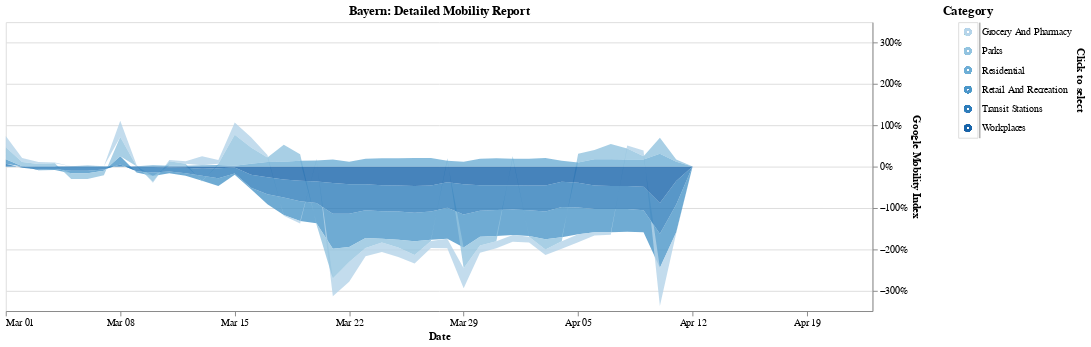

Notebook cell for this chart:
### Code cell
plot_activity_details(
    df=plot_df,
    state="Bayern",
    x_var="Meldedatum",
    x_title="Date",
    activity_cols=list(percentage_change_cols_mapper.values()),
    max_activity=max_activity,
)

### Figure 1 — Vega-Lite specification as saved in the notebook (floating-point values rounded to 4 significant figures)
{"config": {"view": {"continuousWidth": 400, "continuousHeight": 300}, "axis": {"grid": true}}, "hconcat": [{"mark": "area", "encoding": {"color": {"condition": {"type": "nominal", "field": "Mobility Category", "legend": null, "scale": {"scheme": "blues"}, "selection": "selector002"}, "value": "lightgray"}, "opacity": {"value": 0.8}, "x": {"type": "temporal", "axis": {"format": "%b %d", "grid": false, "offset": 0, "title": "Date", "values": ["2020-03-01", "2020-03-08", "2020-03-15", "2020-03-22", "2020-03-29", "2020-04-05", "2020-04-12", "2020-04-19"]}, "field": "Meldedatum"}, "y": {"type": "quantitative", "axis": {"format": "%", "orient": "right"}, "field": "Google Mobility Index", "scale": {"domain": [-3.5, 3.5]}}}, "height": 300, "title": "Bayern: Detailed Mobility Report", "transform": [{"fold": ["Retail And Recreation", "Grocery And Pharmacy", "Parks", "Transit Stations", "Workplaces", "Residential"], "as": ["Mobility Category", "mobility_change_percent"]}, {"calculate": "datum.mobility_change_percent / 100", "as": "Google Mobility Index"}], "width": 900}, {"mark": "point", "encoding": {"color": {"condition": {"type": "nominal", "field": "Mobility Category", "legend": null, "scale": {"scheme": "blues"}, "selection": "selector002"}, "value": "lightgray"}, "y": {"type": "nominal", "axis": {"grid": false, "offset": 2, "orient": "right", "ticks": false}, "field": "Mobility Category", "title": "Click to select"}}, "selection": {"selector002": {"type": "multi", "fields": ["Mobility Category"]}}, "title": "Category", "transform": [{"fold": ["Retail And Recreation", "Grocery And Pharmacy", "Parks", "Transit Stations", "Workplaces", "Residential"], "as": ["Mobility Category", "mobility_change_percent"]}, {"calculate": "datum.mobility_change_percent / 100", "as": "Google Mobility Index"}]}], "data": {"name": "data-3b299621e9eb2bd489d57e9fe68d91a5"}, "$schema": "https://vega.github.io/schema/vega-lite/v4.0.2.json", "datasets": {"data-3b299621e9eb2bd489d57e9fe68d91a5": [{"Bundesland": "Bayern", "Meldedatum": "2020-03-01T00:00:00", "Neuinfektionen": 3.0, "infections_cumulative": 25.0, "date_50_cases": "2020-03-05T00:00:00", "days_since_50_cases": -4.0, "Maßnahmen": null, "absolute_growth": 3.0, "cases_logratio": 0.1278, "num_measures": 0.0, "Retail And Recreation": 11.0, "Grocery And Pharmacy": 27.0, "Parks": 29.0, "Transit Stations": 6.0, "Workplaces": 1.0, "Residential": -1.0, "total_activity": 0.73}, {"Bundesland": "Bayern", "Meldedatum": "2020-03-02T00:00:00", "Neuinfektionen": 6.0, "infections_cumulative": 31.0, "date_50_cases": "2020-03-05T00:00:00", "days_since_50_cases": -3.0, "Maßnahmen": null, "absolute_growth": 6.0, "cases_logratio": 0.2151, "num_measures": 0.0, "Retail And Recreation": 1.0, "Grocery And Pharmacy": 10.0, "Parks": 10.0, "Transit Stations": -3.0, "Workplaces": 0.0, "Residential": 0.0, "total_activity": 0.18}, {"Bundesland": "Bayern", "Meldedatum": "2020-03-03T00:00:00", "Neuinfektionen": 6.0, "infections_cumulative": 37.0, "date_50_cases": "2020-03-05T00:00:00", "days_since_50_cases": -2.0, "Maßnahmen": null, "absolute_growth": 6.0, "cases_logratio": 0.1769, "num_measures": 0.0, "Retail And Recreation": -2.0, "Grocery And Pharmacy": 5.0, "Parks": 5.0, "Transit Stations": -7.0, "Workplaces": 0.0, "Residential": 1.0, "total_activity": 0.02}, {"Bundesland": "Bayern", "Meldedatum": "2020-03-04T00:00:00", "Neuinfektionen": 10.0, "infections_cumulative": 47.0, "date_50_cases": "2020-03-05T00:00:00", "days_since_50_cases": -1.0, "Maßnahmen": null, "absolute_growth": 10.0, "cases_logratio": 0.2392, "num_measures": 0.0, "Retail And Recreation": -2.0, "Grocery And Pharmacy": 2.0, "Parks": 7.0, "Transit Stations": -6.0, "Workplaces": 0.0, "Residential": 1.0, "total_activity": 0.02}, {"Bundesland": "Bayern", "Meldedatum": "2020-03-05T00:00:00", "Neuinfektionen": 22.0, "infections_cumulative": 69.0, "date_50_cases": "2020-03-05T00:00:00", "days_since_50_cases": 0.0, "Maßnahmen": null, "absolute_growth": 22.0, "cases_logratio": 0.384, "num_measures": 0.0, "Retail And Recreation": -6.0, "Grocery And Pharmacy": 0.0, "Parks": -14.0, "Transit Stations": -9.0, "Workplaces": -1.0, "Residential": 1.0, "total_activity": -0.29}, {"Bundesland": "Bayern", "Meldedatum": "2020-03-06T00:00:00", "Neuinfektionen": 49.0, "infections_cumulative": 118.0, "date_50_cases": "2020-03-05T00:00:00", "days_since_50_cases": 1.0, "Maßnahmen": null, "absolute_growth": 49.0, "cases_logratio": 0.5366, "num_measures": 0.0, "Retail And Recreation": -6.0, "Grocery And Pharmacy": 1.0, "Parks": -14.0, "Transit Stations": -9.0, "Workplaces": -1.0, "Residential": 2.0, "total_activity": -0.27}, {"Bundesland": "Bayern", "Meldedatum": "2020-03-07T00:00:00", "Neuinfektionen": 17.0, "infections_cumulative": 135.0, "date_50_cases": "2020-03-05T00:00:00", "days_since_50_cases": 2.0, "Maßnahmen": null, "absolute_growth": 17.0, "cases_logratio": 0.1346, "num_measures": 0.0, "Retail And Recreation": -3.0, "Grocery And Pharmacy": 0.0, "Parks": -11.0, "Transit Stations": -7.0, "Workplaces": 0.0, "Residential": 1.0, "total_activity": -0.2}, {"Bundesland": "Bayern", "Meldedatum": "2020-03-08T00:00:00", "Neuinfektionen": 19.0, "infections_cumulative": 154.0, "date_50_cases": "2020-03-05T00:00:00", "days_since_50_cases": 3.0, "Maßnahmen": null, "absolute_growth": 19.0, "cases_logratio": 0.1317, "num_measures": 0.0, "Retail And Recreation": 20.0, "Grocery And Pharmacy": 39.0, "Parks": 47.0, "Transit Stations": 4.0, "Workplaces": 1.0, "Residential": -1.0, "total_activity": 1.1}, {"Bundesland": "Bayern", "Meldedatum": "2020-03-09T00:00:00", "Neuinfektionen": 84.0, "infections_cumulative": 238.0, "date_50_cases": "2020-03-05T00:00:00", "days_since_50_cases": 4.0, "Maßnahmen": null, "absolute_growth": 84.0, "cases_logratio": 0.4353, "num_measures": 0.0, "Retail And Recreation": -3.0, "Grocery And Pharmacy": 3.0, "Parks": 0.0, "Transit Stations": -10.0, "Workplaces": -1.0, "Residential": 1.0, "total_activity": -0.1}, {"Bundesland": "Bayern", "Meldedatum": "2020-03-10T00:00:00", "Neuinfektionen": 101.0, "infections_cumulative": 339.0, "date_50_cases": "2020-03-05T00:00:00", "days_since_50_cases": 5.0, "Maßnahmen": null, "absolute_growth": 101.0, "cases_logratio": 0.3537, "num_measures": 0.0, "Retail And Recreation": -9.0, "Grocery And Pharmacy": -2.0, "Parks": -14.0, "Transit Stations": -13.0, "Workplaces": -1.0, "Residential": 3.0, "total_activity": -0.36}, {"Bundesland": "Bayern", "Meldedatum": "2020-03-11T00:00:00", "Neuinfektionen": 112.0, "infections_cumulative": 451.0, "date_50_cases": "2020-03-05T00:00:00", "days_since_50_cases": 6.0, "Maßnahmen": "Social Distancing (Kneipen, Abendprogramme, Kultur, Sport) und Veranstaltungs-/Versammlungsverbot", "absolute_growth": 112.0, "cases_logratio": 0.2855, "num_measures": 2.0, "Retail And Recreation": -4.0, "Grocery And Pharmacy": 3.0, "Parks": 11.0, "Transit Stations": -10.0, "Workplaces": -2.0, "Residential": 2.0, "total_activity": 0.0}, {"Bundesland": "Bayern", "Meldedatum": "2020-03-12T00:00:00", "Neuinfektionen": 129.0, "infections_cumulative": 580.0, "date_50_cases": "2020-03-05T00:00:00", "days_since_50_cases": 7.0, "Maßnahmen": null, "absolute_growth": 129.0, "cases_logratio": 0.2516, "num_measures": 0.0, "Retail And Recreation": -6.0, "Grocery And Pharmacy": 6.0, "Parks": 5.0, "Transit Stations": -13.0, "Workplaces": -3.0, "Residential": 2.0, "total_activity": -0.09}, {"Bundesland": "Bayern", "Meldedatum": "2020-03-13T00:00:00", "Neuinfektionen": 246.0, "infections_cumulative": 826.0, "date_50_cases": "2020-03-05T00:00:00", "days_since_50_cases": 8.0, "Maßnahmen": "Schließung Bildungseinrichtungen / Kitas", "absolute_growth": 246.0, "cases_logratio": 0.3536, "num_measures": 1.0, "Retail And Recreation": -12.0, "Grocery And Pharmacy": 22.0, "Parks": -2.0, "Transit Stations": -17.0, "Workplaces": -5.0, "Residential": 3.0, "total_activity": -0.11}, {"Bundesland": "Bayern", "Meldedatum": "2020-03-14T00:00:00", "Neuinfektionen": 231.0, "infections_cumulative": 1057.0, "date_50_cases": "2020-03-05T00:00:00", "days_since_50_cases": 9.0, "Maßnahmen": "Isolation von Kranken / Gefährdeten", "absolute_growth": 231.0, "cases_logratio": 0.2466, "num_measures": 1.0, "Retail And Recreation": -19.0, "Grocery And Pharmacy": 9.0, "Parks": 3.0, "Transit Stations": -24.0, "Workplaces": -4.0, "Residential": 4.0, "total_activity": -0.31}, {"Bundesland": "Bayern", "Meldedatum": "2020-03-15T00:00:00", "Neuinfektionen": 156.0, "infections_cumulative": 1213.0, "date_50_cases": "2020-03-05T00:00:00", "days_since_50_cases": 10.0, "Maßnahmen": null, "absolute_growth": 156.0, "cases_logratio": 0.1377, "num_measures": 0.0, "Retail And Recreation": -3.0, "Grocery And Pharmacy": 30.0, "Parks": 75.0, "Transit Stations": -15.0, "Workplaces": -2.0, "Residential": 2.0, "total_activity": 0.87}, {"Bundesland": "Bayern", "Meldedatum": "2020-03-16T00:00:00", "Neuinfektionen": 264.0, "infections_cumulative": 1477.0, "date_50_cases": "2020-03-05T00:00:00", "days_since_50_cases": 11.0, "Maßnahmen": null, "absolute_growth": 264.0, "cases_logratio": 0.1969, "num_measures": 0.0, "Retail And Recreation": -4.0, "Grocery And Pharmacy": 25.0, "Parks": 39.0, "Transit Stations": -31.0, "Workplaces": -20.0, "Residential": 7.0, "total_activity": 0.16}, {"Bundesland": "Bayern", "Meldedatum": "2020-03-17T00:00:00", "Neuinfektionen": 459.0, "infections_cumulative": 1936.0, "date_50_cases": "2020-03-05T00:00:00", "days_since_50_cases": 12.0, "Maßnahmen": null, "absolute_growth": 459.0, "cases_logratio": 0.2706, "num_measures": 0.0, "Retail And Recreation": -24.0, "Grocery And Pharmacy": 6.0, "Parks": 11.0, "Transit Stations": -41.0, "Workplaces": -26.0, "Residential": 11.0, "total_activity": -0.63}, {"Bundesland": "Bayern", "Meldedatum": "2020-03-18T00:00:00", "Neuinfektionen": 700.0, "infections_cumulative": 2636.0, "date_50_cases": "2020-03-05T00:00:00", "days_since_50_cases": 13.0, "Maßnahmen": "Isolation von Kranken / Gefährdeten und Beschränkung Restaurants", "absolute_growth": 700.0, "cases_logratio": 0.3086, "num_measures": 2.0, "Retail And Recreation": -42.0, "Grocery And Pharmacy": -2.0, "Parks": 41.0, "Transit Stations": -44.0, "Workplaces": -31.0, "Residential": 12.0, "total_activity": -0.66}, {"Bundesland": "Bayern", "Meldedatum": "2020-03-19T00:00:00", "Neuinfektionen": 773.0, "infections_cumulative": 3409.0, "date_50_cases": "2020-03-05T00:00:00", "days_since_50_cases": 14.0, "Maßnahmen": null, "absolute_growth": 773.0, "cases_logratio": 0.2572, "num_measures": 0.0, "Retail And Recreation": -48.0, "Grocery And Pharmacy": -6.0, "Parks": 16.0, "Transit Stations": -50.0, "Workplaces": -34.0, "Residential": 14.0, "total_activity": -1.08}, {"Bundesland": "Bayern", "Meldedatum": "2020-03-20T00:00:00", "Neuinfektionen": 900.0, "infections_cumulative": 4309.0, "date_50_cases": "2020-03-05T00:00:00", "days_since_50_cases": 15.0, "Maßnahmen": null, "absolute_growth": 900.0, "cases_logratio": 0.2343, "num_measures": 0.0, "Retail And Recreation": -49.0, "Grocery And Pharmacy": 4.0, "Parks": -3.0, "Transit Stations": -52.0, "Workplaces": -36.0, "Residential": 15.0, "total_activity": -1.21}, {"Bundesland": "Bayern", "Meldedatum": "2020-03-21T00:00:00", "Neuinfektionen": 1056.0, "infections_cumulative": 5365.0, "date_50_cases": "2020-03-05T00:00:00", "days_since_50_cases": 16.0, "Maßnahmen": "Ausgangsbeschränkung", "absolute_growth": 1056.0, "cases_logratio": 0.2192, "num_measures": 1.0, "Retail And Recreation": -85.0, "Grocery And Pharmacy": -43.0, "Parks": -72.0, "Transit Stations": -74.0, "Workplaces": -40.0, "Residential": 17.0, "total_activity": -2.97}, {"Bundesland": "Bayern", "Meldedatum": "2020-03-22T00:00:00", "Neuinfektionen": 602.0, "infections_cumulative": 5967.0, "date_50_cases": "2020-03-05T00:00:00", "days_since_50_cases": 17.0, "Maßnahmen": null, "absolute_growth": 602.0, "cases_logratio": 0.1063, "num_measures": 0.0, "Retail And Recreation": -81.0, "Grocery And Pharmacy": -48.0, "Parks": -36.0, "Transit Stations": -71.0, "Workplaces": -43.0, "Residential": 12.0, "total_activity": -2.67}, {"Bundesland": "Bayern", "Meldedatum": "2020-03-23T00:00:00", "Neuinfektionen": 679.0, "infections_cumulative": 6646.0, "date_50_cases": "2020-03-05T00:00:00", "days_since_50_cases": 18.0, "Maßnahmen": null, "absolute_growth": 679.0, "cases_logratio": 0.1078, "num_measures": 0.0, "Retail And Recreation": -67.0, "Grocery And Pharmacy": -20.0, "Parks": -24.0, "Transit Stations": -63.0, "Workplaces": -43.0, "Residential": 19.0, "total_activity": -1.98}, {"Bundesland": "Bayern", "Meldedatum": "2020-03-24T00:00:00", "Neuinfektionen": 1138.0, "infections_cumulative": 7784.0, "date_50_cases": "2020-03-05T00:00:00", "days_since_50_cases": 19.0, "Maßnahmen": null, "absolute_growth": 1138.0, "cases_logratio": 0.1581, "num_measures": 0.0, "Retail And Recreation": -67.0, "Grocery And Pharmacy": -23.0, "Parks": -9.0, "Transit Stations": -63.0, "Workplaces": -45.0, "Residential": 20.0, "total_activity": -1.87}, {"Bundesland": "Bayern", "Meldedatum": "2020-03-25T00:00:00", "Neuinfektionen": 1622.0, "infections_cumulative": 9406.0, "date_50_cases": "2020-03-05T00:00:00", "days_since_50_cases": 20.0, "Maßnahmen": null, "absolute_growth": 1622.0, "cases_logratio": 0.1893, "num_measures": 0.0, "Retail And Recreation": -68.0, "Grocery And Pharmacy": -23.0, "Parks": -19.0, "Transit Stations": -63.0, "Workplaces": -46.0, "Residential": 20.0, "total_activity": -1.99}, {"Bundesland": "Bayern", "Meldedatum": "2020-03-26T00:00:00", "Neuinfektionen": 1633.0, "infections_cumulative": 11040.0, "date_50_cases": "2020-03-05T00:00:00", "days_since_50_cases": 21.0, "Maßnahmen": null, "absolute_growth": 1633.0, "cases_logratio": 0.1601, "num_measures": 0.0, "Retail And Recreation": -69.0, "Grocery And Pharmacy": -21.0, "Parks": -33.0, "Transit Stations": -65.0, "Workplaces": -47.0, "Residential": 21.0, "total_activity": -2.14}, {"Bundesland": "Bayern", "Meldedatum": "2020-03-27T00:00:00", "Neuinfektionen": 1771.0, "infections_cumulative": 12810.0, "date_50_cases": "2020-03-05T00:00:00", "days_since_50_cases": 22.0, "Maßnahmen": null, "absolute_growth": 1771.0, "cases_logratio": 0.1488, "num_measures": 0.0, "Retail And Recreation": -68.0, "Grocery And Pharmacy": -17.0, "Parks": -3.0, "Transit Stations": -63.0, "Workplaces": -46.0, "Residential": 21.0, "total_activity": -1.76}, {"Bundesland": "Bayern", "Meldedatum": "2020-03-28T00:00:00", "Neuinfektionen": 1459.0, "infections_cumulative": 14270.0, "date_50_cases": "2020-03-05T00:00:00", "days_since_50_cases": 23.0, "Maßnahmen": null, "absolute_growth": 1459.0, "cases_logratio": 0.1079, "num_measures": 0.0, "Retail And Recreation": -75.0, "Grocery And Pharmacy": -23.0, "Parks": 6.0, "Transit Stations": -62.0, "Workplaces": -38.0, "Residential": 14.0, "total_activity": -1.78}, {"Bundesland": "Bayern", "Meldedatum": "2020-03-29T00:00:00", "Neuinfektionen": 863.0, "infections_cumulative": 15130.0, "date_50_cases": "2020-03-05T00:00:00", "days_since_50_cases": 24.0, "Maßnahmen": null, "absolute_growth": 863.0, "cases_logratio": 0.05872, "num_measures": 0.0, "Retail And Recreation": -80.0, "Grocery And Pharmacy": -49.0, "Parks": -50.0, "Transit Stations": -73.0, "Workplaces": -43.0, "Residential": 12.0, "total_activity": -2.83}, {"Bundesland": "Bayern", "Meldedatum": "2020-03-30T00:00:00", "Neuinfektionen": 1007.0, "infections_cumulative": 16140.0, "date_50_cases": "2020-03-05T00:00:00", "days_since_50_cases": 25.0, "Maßnahmen": null, "absolute_growth": 1007.0, "cases_logratio": 0.06443, "num_measures": 0.0, "Retail And Recreation": -63.0, "Grocery And Pharmacy": -18.0, "Parks": -21.0, "Transit Stations": -62.0, "Workplaces": -45.0, "Residential": 19.0, "total_activity": -1.9}, {"Bundesland": "Bayern", "Meldedatum": "2020-03-31T00:00:00", "Neuinfektionen": 1775.0, "infections_cumulative": 17910.0, "date_50_cases": "2020-03-05T00:00:00", "days_since_50_cases": 26.0, "Maßnahmen": null, "absolute_growth": 1775.0, "cases_logratio": 0.1043, "num_measures": 0.0, "Retail And Recreation": -63.0, "Grocery And Pharmacy": -17.0, "Parks": -13.0, "Transit Stations": -60.0, "Workplaces": -45.0, "Residential": 20.0, "total_activity": -1.78}, {"Bundesland": "Bayern", "Meldedatum": "2020-04-01T00:00:00", "Neuinfektionen": 1958.0, "infections_cumulative": 19870.0, "date_50_cases": "2020-03-05T00:00:00", "days_since_50_cases": 27.0, "Maßnahmen": null, "absolute_growth": 1958.0, "cases_logratio": 0.1037, "num_measures": 0.0, "Retail And Recreation": -62.0, "Grocery And Pharmacy": -16.0, "Parks": 6.0, "Transit Stations": -59.0, "Workplaces": -45.0, "Residential": 19.0, "total_activity": -1.57}, {"Bundesland": "Bayern", "Meldedatum": "2020-04-02T00:00:00", "Neuinfektionen": 1953.0, "infections_cumulative": 21820.0, "date_50_cases": "2020-03-05T00:00:00", "days_since_50_cases": 28.0, "Maßnahmen": null, "absolute_growth": 1953.0, "cases_logratio": 0.09374, "num_measures": 0.0, "Retail And Recreation": -62.0, "Grocery And Pharmacy": -14.0, "Parks": -2.0, "Transit Stations": -60.0, "Workplaces": -46.0, "Residential": 19.0, "total_activity": -1.65}, {"Bundesland": "Bayern", "Meldedatum": "2020-04-03T00:00:00", "Neuinfektionen": 1972.0, "infections_cumulative": 23800.0, "date_50_cases": "2020-03-05T00:00:00", "days_since_50_cases": 29.0, "Maßnahmen": null, "absolute_growth": 1972.0, "cases_logratio": 0.0865, "num_measures": 0.0, "Retail And Recreation": -67.0, "Grocery And Pharmacy": -13.0, "Parks": -25.0, "Transit Stations": -63.0, "Workplaces": -46.0, "Residential": 21.0, "total_activity": -1.93}, {"Bundesland": "Bayern", "Meldedatum": "2020-04-04T00:00:00", "Neuinfektionen": 1430.0, "infections_cumulative": 25230.0, "date_50_cases": "2020-03-05T00:00:00", "days_since_50_cases": 30.0, "Maßnahmen": null, "absolute_growth": 1430.0, "cases_logratio": 0.05836, "num_measures": 0.0, "Retail And Recreation": -73.0, "Grocery And Pharmacy": -18.0, "Parks": -10.0, "Transit Stations": -61.0, "Workplaces": -37.0, "Residential": 14.0, "total_activity": -1.85}, {"Bundesland": "Bayern", "Meldedatum": "2020-04-05T00:00:00", "Neuinfektionen": 691.0, "infections_cumulative": 25920.0, "date_50_cases": "2020-03-05T00:00:00", "days_since_50_cases": 31.0, "Maßnahmen": null, "absolute_growth": 691.0, "cases_logratio": 0.02702, "num_measures": 0.0, "Retail And Recreation": -65.0, "Grocery And Pharmacy": -19.0, "Parks": 21.0, "Transit Stations": -60.0, "Workplaces": -39.0, "Residential": 10.0, "total_activity": -1.52}, {"Bundesland": "Bayern", "Meldedatum": "2020-04-06T00:00:00", "Neuinfektionen": 1131.0, "infections_cumulative": 27050.0, "date_50_cases": "2020-03-05T00:00:00", "days_since_50_cases": 32.0, "Maßnahmen": null, "absolute_growth": 1131.0, "cases_logratio": 0.04271, "num_measures": 0.0, "Retail And Recreation": -56.0, "Grocery And Pharmacy": -8.0, "Parks": 22.0, "Transit Stations": -57.0, "Workplaces": -46.0, "Residential": 18.0, "total_activity": -1.27}, {"Bundesland": "Bayern", "Meldedatum": "2020-04-07T00:00:00", "Neuinfektionen": 1497.0, "infections_cumulative": 28550.0, "date_50_cases": "2020-03-05T00:00:00", "days_since_50_cases": 33.0, "Maßnahmen": null, "absolute_growth": 1497.0, "cases_logratio": 0.05387, "num_measures": 0.0, "Retail And Recreation": -56.0, "Grocery And Pharmacy": -6.0, "Parks": 37.0, "Transit Stations": -56.0, "Workplaces": -47.0, "Residential": 18.0, "total_activity": -1.1}, {"Bundesland": "Bayern", "Meldedatum": "2020-04-08T00:00:00", "Neuinfektionen": 1565.0, "infections_cumulative": 30110.0, "date_50_cases": "2020-03-05T00:00:00", "days_since_50_cases": 34.0, "Maßnahmen": null, "absolute_growth": 1565.0, "cases_logratio": 0.05337, "num_measures": 0.0, "Retail And Recreation": -55.0, "Grocery And Pharmacy": 7.0, "Parks": 27.0, "Transit Stations": -56.0, "Workplaces": -47.0, "Residential": 17.0, "total_activity": -1.07}, {"Bundesland": "Bayern", "Meldedatum": "2020-04-09T00:00:00", "Neuinfektionen": 1278.0, "infections_cumulative": 31390.0, "date_50_cases": "2020-03-05T00:00:00", "days_since_50_cases": 35.0, "Maßnahmen": null, "absolute_growth": 1278.0, "cases_logratio": 0.04157, "num_measures": 0.0, "Retail And Recreation": -53.0, "Grocery And Pharmacy": 14.0, "Parks": 8.0, "Transit Stations": -57.0, "Workplaces": -49.0, "Residential": 17.0, "total_activity": -1.2}, {"Bundesland": "Bayern", "Meldedatum": "2020-04-10T00:00:00", "Neuinfektionen": 920.0, "infections_cumulative": 32310.0, "date_50_cases": "2020-03-05T00:00:00", "days_since_50_cases": 36.0, "Maßnahmen": null, "absolute_growth": 920.0, "cases_logratio": 0.02889, "num_measures": 0.0, "Retail And Recreation": -82.0, "Grocery And Pharmacy": -93.0, "Parks": 39.0, "Transit Stations": -75.0, "Workplaces": -88.0, "Residential": 31.0, "total_activity": -2.68}, {"Bundesland": "Bayern", "Meldedatum": "2020-04-11T00:00:00", "Neuinfektionen": 790.0, "infections_cumulative": 33100.0, "date_50_cases": "2020-03-05T00:00:00", "days_since_50_cases": 37.0, "Maßnahmen": null, "absolute_growth": 790.0, "cases_logratio": 0.02416, "num_measures": 0.0, "Retail And Recreation": -67.0, "Grocery And Pharmacy": -2.0, "Parks": 5.0, "Transit Stations": -57.0, "Workplaces": -35.0, "Residential": 12.0, "total_activity": -1.44}, {"Bundesland": "Bayern", "Meldedatum": "2020-04-12T00:00:00", "Neuinfektionen": 414.0, "infections_cumulative": 33510.0, "date_50_cases": "2020-03-05T00:00:00", "days_since_50_cases": 38.0, "Maßnahmen": null, "absolute_growth": 414.0, "cases_logratio": 0.01243, "num_measures": 0.0, "Retail And Recreation": null, "Grocery And Pharmacy": null, "Parks": null, "Transit Stations": null, "Workplaces": null, "Residential": null, "total_activity": 0.0}, {"Bundesland": "Bayern", "Meldedatum": "2020-04-13T00:00:00", "Neuinfektionen": 458.0, "infections_cumulative": 33970.0, "date_50_cases": "2020-03-05T00:00:00", "days_since_50_cases": 39.0, "Maßnahmen": null, "absolute_growth": 458.0, "cases_logratio": 0.01357, "num_measures": 0.0, "Retail And Recreation": null, "Grocery And Pharmacy": null, "Parks": null, "Transit Stations": null, "Workplaces": null, "Residential": null, "total_activity": 0.0}, {"Bundesland": "Bayern", "Meldedatum": "2020-04-14T00:00:00", "Neuinfektionen": 737.0, "infections_cumulative": 34710.0, "date_50_cases": "2020-03-05T00:00:00", "days_since_50_cases": 40.0, "Maßnahmen": null, "absolute_growth": 737.0, "cases_logratio": 0.02146, "num_measures": 0.0, "Retail And Recreation": null, "Grocery And Pharmacy": null, "Parks": null, "Transit Stations": null, "Workplaces": null, "Residential": null, "total_activity": 0.0}, {"Bundesland": "Bayern", "Meldedatum": "2020-04-15T00:00:00", "Neuinfektionen": 909.0, "infections_cumulative": 35620.0, "date_50_cases": "2020-03-05T00:00:00", "days_since_50_cases": 41.0, "Maßnahmen": null, "absolute_growth": 909.0, "cases_logratio": 0.02585, "num_measures": 0.0, "Retail And Recreation": null, "Grocery And Pharmacy": null, "Parks": null, "Transit Stations": null, "Workplaces": null, "Residential": null, "total_activity": 0.0}, {"Bundesland": "Bayern", "Meldedatum": "2020-04-16T00:00:00", "Neuinfektionen": 866.0, "infections_cumulative": 36480.0, "date_50_cases": "2020-03-05T00:00:00", "days_since_50_cases": 42.0, "Maßnahmen": null, "absolute_growth": 866.0, "cases_logratio": 0.02402, "num_measures": 0.0, "Retail And Recreation": null, "Grocery And Pharmacy": null, "Parks": null, "Transit Stations": null, "Workplaces": null, "Residential": null, "total_activity": 0.0}, {"Bundesland": "Bayern", "Meldedatum": "2020-04-17T00:00:00", "Neuinfektionen": 804.0, "infections_cumulative": 37290.0, "date_50_cases": "2020-03-05T00:00:00", "days_since_50_cases": 43.0, "Maßnahmen": null, "absolute_growth": 804.0, "cases_logratio": 0.0218, "num_measures": 0.0, "Retail And Recreation": null, "Grocery And Pharmacy": null, "Parks": null, "Transit Stations": null, "Workplaces": null, "Residential": null, "total_activity": 0.0}, {"Bundesland": "Bayern", "Meldedatum": "2020-04-18T00:00:00", "Neuinfektionen": 478.0, "infections_cumulative": 37760.0, "date_50_cases": "2020-03-05T00:00:00", "days_since_50_cases": 44.0, "Maßnahmen": null, "absolute_growth": 478.0, "cases_logratio": 0.01274, "num_measures": 0.0, "Retail And Recreation": null, "Grocery And Pharmacy": null, "Parks": null, "Transit Stations": null, "Workplaces": null, "Residential": null, "total_activity": 0.0}, {"Bundesland": "Bayern", "Meldedatum": "2020-04-19T00:00:00", "Neuinfektionen": 398.0, "infections_cumulative": 38160.0, "date_50_cases": "2020-03-05T00:00:00", "days_since_50_cases": 45.0, "Maßnahmen": null, "absolute_growth": 398.0, "cases_logratio": 0.01048, "num_measures": 0.0, "Retail And Recreation": null, "Grocery And Pharmacy": null, "Parks": null, "Transit Stations": null, "Workplaces": null, "Residential": null, "total_activity": 0.0}, {"Bundesland": "Bayern", "Meldedatum": "2020-04-20T00:00:00", "Neuinfektionen": 402.0, "infections_cumulative": 38560.0, "date_50_cases": "2020-03-05T00:00:00", "days_since_50_cases": 46.0, "Maßnahmen": null, "absolute_growth": 402.0, "cases_logratio": 0.01048, "num_measures": 0.0, "Retail And Recreation": null, "Grocery And Pharmacy": null, "Parks": null, "Transit Stations": null, "Workplaces": null, "Residential": null, "total_activity": 0.0}, {"Bundesland": "Bayern", "Meldedatum": "2020-04-21T00:00:00", "Neuinfektionen": 510.0, "infections_cumulative": 39080.0, "date_50_cases": "2020-03-05T00:00:00", "days_since_50_cases": 47.0, "Maßnahmen": null, "absolute_growth": 510.0, "cases_logratio": 0.01314, "num_measures": 0.0, "Retail And Recreation": null, "Grocery And Pharmacy": null, "Parks": null, "Transit Stations": null, "Workplaces": null, "Residential": null, "total_activity": 0.0}, {"Bundesland": "Bayern", "Meldedatum": "2020-04-22T00:00:00", "Neuinfektionen": 568.0, "infections_cumulative": 39640.0, "date_50_cases": "2020-03-05T00:00:00", "days_since_50_cases": 48.0, "Maßnahmen": null, "absolute_growth": 568.0, "cases_logratio": 0.01443, "num_measures": 0.0, "Retail And Recreation": null, "Grocery And Pharmacy": null, "Parks": null, "Transit Stations": null, "Workplaces": null, "Residential": null, "total_activity": 0.0}, {"Bundesland": "Bayern", "Meldedatum": "2020-04-23T00:00:00", "Neuinfektionen": 280.0, "infections_cumulative": 39920.0, "date_50_cases": "2020-03-05T00:00:00", "days_since_50_cases": 49.0, "Maßnahmen": null, "absolute_growth": 280.0, "cases_logratio": 0.007038, "num_measures": 0.0, "Retail And Recreation": null, "Grocery And Pharmacy": null, "Parks": null, "Transit Stations": null, "Workplaces": null, "Residential": null, "total_activity": 0.0}]}}
